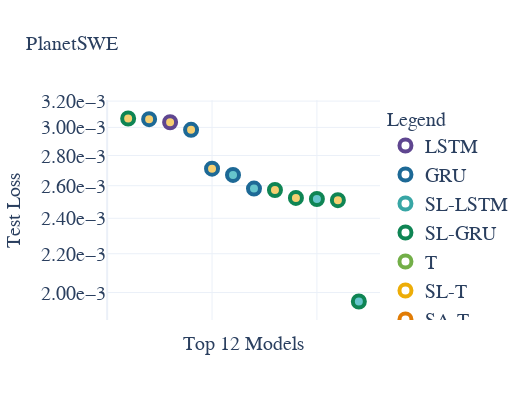
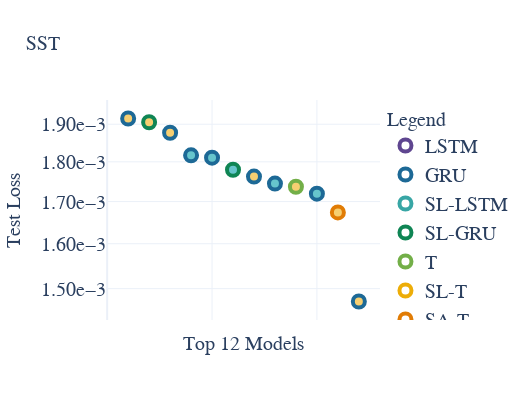
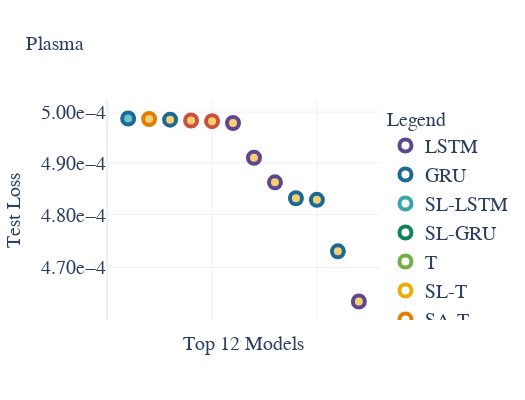

Notebook code for these charts, in order:
### Code cell
f = Figlet(font='ogre')
for dataset in ['planetswe', 'sst', 'plasma']:
    best_result = helpers.get_top_N_models_by_loss(dataset, pickle_dir, N=1)
    print(best_result)
    plots.plot_model_results_scatter(results, dataset, 12, save=True, fname=f"{dataset}_scatter",
                                     title_fontsize=20, axes_fontsize=20, legend_fontsize=20)

### Figure 1 — Plotly figure (JSON) as saved in the notebook; plotly's stock layout.template omitted (floating-point values rounded to 4 significant figures)
{"data": [{"marker": {"color": "white", "line": {"color": "#5F4690", "width": 4}, "size": 12}, "mode": "markers", "name": "LSTM", "showlegend": true, "type": "scatter", "x": [null], "y": [null]}, {"marker": {"color": "white", "line": {"color": "#1D6996", "width": 4}, "size": 12}, "mode": "markers", "name": "GRU", "showlegend": true, "type": "scatter", "x": [null], "y": [null]}, {"marker": {"color": "white", "line": {"color": "#38A6A5", "width": 4}, "size": 12}, "mode": "markers", "name": "SL-LSTM", "showlegend": true, "type": "scatter", "x": [null], "y": [null]}, {"marker": {"color": "white", "line": {"color": "#0F8554", "width": 4}, "size": 12}, "mode": "markers", "name": "SL-GRU", "showlegend": true, "type": "scatter", "x": [null], "y": [null]}, {"marker": {"color": "white", "line": {"color": "#73AF48", "width": 4}, "size": 12}, "mode": "markers", "name": "T", "showlegend": true, "type": "scatter", "x": [null], "y": [null]}, {"marker": {"color": "white", "line": {"color": "#EDAD08", "width": 4}, "size": 12}, "mode": "markers", "name": "SL-T", "showlegend": true, "type": "scatter", "x": [null], "y": [null]}, {"marker": {"color": "white", "line": {"color": "#E17C05", "width": 4}, "size": 12}, "mode": "markers", "name": "SA-T", "showlegend": true, "type": "scatter", "x": [null], "y": [null]}, {"marker": {"color": "white", "line": {"color": "#CC503E", "width": 4}, "size": 12}, "mode": "markers", "name": "SASL-T", "showlegend": true, "type": "scatter", "x": [null], "y": [null]}, {"marker": {"color": "#66C5CC", "line": {"color": "white", "width": 4}, "size": 12}, "mode": "markers", "name": "MLP", "showlegend": true, "type": "scatter", "x": [null], "y": [null]}, {"marker": {"color": "#F6CF71", "line": {"color": "white", "width": 4}, "size": 12}, "mode": "markers", "name": "CNN", "showlegend": true, "type": "scatter", "x": [null], "y": [null]}, {"hovertemplate": "Encoder: sindy_loss_gru (x4)<br>Decoder: unet (x1)<br>LR: 1.00e-03<br>Test Loss: 3.07e-03<br><extra></extra>", "marker": {"color": "#F6CF71", "line": {"color": "#0F8554", "width": 4}, "size": 12}, "mode": "markers", "name": "sindy_loss_gru-unet", "showlegend": false, "type": "scatter", "x": [1], "y": [0.003066]}, {"hovertemplate": "Encoder: gru (x1)<br>Decoder: unet (x1)<br>LR: 1.00e-02<br>Test Loss: 3.06e-03<br><extra></extra>", "marker": {"color": "#F6CF71", "line": {"color": "#1D6996", "width": 4}, "size": 12}, "mode": "markers", "name": "gru-unet", "showlegend": false, "type": "scatter", "x": [2], "y": [0.003061]}, {"hovertemplate": "Encoder: lstm (x1)<br>Decoder: unet (x1)<br>LR: 1.00e-03<br>Test Loss: 3.04e-03<br><extra></extra>", "marker": {"color": "#F6CF71", "line": {"color": "#5F4690", "width": 4}, "size": 12}, "mode": "markers", "name": "lstm-unet", "showlegend": false, "type": "scatter", "x": [3], "y": [0.003038]}, {"hovertemplate": "Encoder: gru (x3)<br>Decoder: unet (x1)<br>LR: 1.00e-03<br>Test Loss: 2.98e-03<br><extra></extra>", "marker": {"color": "#F6CF71", "line": {"color": "#1D6996", "width": 4}, "size": 12}, "mode": "markers", "name": "gru-unet", "showlegend": false, "type": "scatter", "x": [4], "y": [0.002982]}, {"hovertemplate": "Encoder: gru (x1)<br>Decoder: unet (x1)<br>LR: 1.00e-03<br>Test Loss: 2.71e-03<br><extra></extra>", "marker": {"color": "#F6CF71", "line": {"color": "#1D6996", "width": 4}, "size": 12}, "mode": "markers", "name": "gru-unet", "showlegend": false, "type": "scatter", "x": [5], "y": [0.002711]}, {"hovertemplate": "Encoder: gru (x2)<br>Decoder: mlp (x1)<br>LR: 1.00e-03<br>Test Loss: 2.67e-03<br><extra></extra>", "marker": {"color": "#66C5CC", "line": {"color": "#1D6996", "width": 4}, "size": 12}, "mode": "markers", "name": "gru-mlp", "showlegend": false, "type": "scatter", "x": [6], "y": [0.00267]}, {"hovertemplate": "Encoder: gru (x1)<br>Decoder: mlp (x1)<br>LR: 1.00e-03<br>Test Loss: 2.58e-03<br><extra></extra>", "marker": {"color": "#66C5CC", "line": {"color": "#1D6996", "width": 4}, "size": 12}, "mode": "markers", "name": "gru-mlp", "showlegend": false, "type": "scatter", "x": [7], "y": [0.002581]}, {"hovertemplate": "Encoder: sindy_loss_gru (x2)<br>Decoder: unet (x1)<br>LR: 1.00e-03<br>Test Loss: 2.57e-03<br><extra></extra>", "marker": {"color": "#F6CF71", "line": {"color": "#0F8554", "width": 4}, "size": 12}, "mode": "markers", "name": "sindy_loss_gru-unet", "showlegend": false, "type": "scatter", "x": [8], "y": [0.002573]}, {"hovertemplate": "Encoder: sindy_loss_gru (x3)<br>Decoder: unet (x1)<br>LR: 1.00e-03<br>Test Loss: 2.52e-03<br><extra></extra>", "marker": {"color": "#F6CF71", "line": {"color": "#0F8554", "width": 4}, "size": 12}, "mode": "markers", "name": "sindy_loss_gru-unet", "showlegend": false, "type": "scatter", "x": [9], "y": [0.002523]}, {"hovertemplate": "Encoder: sindy_loss_gru (x2)<br>Decoder: mlp (x1)<br>LR: 1.00e-03<br>Test Loss: 2.52e-03<br><extra></extra>", "marker": {"color": "#66C5CC", "line": {"color": "#0F8554", "width": 4}, "size": 12}, "mode": "markers", "name": "sindy_loss_gru-mlp", "showlegend": false, "type": "scatter", "x": [10], "y": [0.002517]}, {"hovertemplate": "Encoder: sindy_loss_gru (x1)<br>Decoder: unet (x1)<br>LR: 1.00e-03<br>Test Loss: 2.51e-03<br><extra></extra>", "marker": {"color": "#F6CF71", "line": {"color": "#0F8554", "width": 4}, "size": 12}, "mode": "markers", "name": "sindy_loss_gru-unet", "showlegend": false, "type": "scatter", "x": [11], "y": [0.002509]}, {"hovertemplate": "Encoder: sindy_loss_gru (x1)<br>Decoder: mlp (x1)<br>LR: 1.00e-03<br>Test Loss: 1.96e-03<br><extra></extra>", "marker": {"color": "#66C5CC", "line": {"color": "#0F8554", "width": 4}, "size": 12}, "mode": "markers", "name": "sindy_loss_gru-mlp", "showlegend": false, "type": "scatter", "x": [12], "y": [0.001957]}], "layout": {"font": {"family": "Times New Roman"}, "height": 400, "hovermode": "closest", "legend": {"font": {"family": "Times New Roman", "size": 20}, "title": {"font": {"family": "Times New Roman", "size": 20}, "text": "Legend"}}, "showlegend": true, "title": {"font": {"family": "Times New Roman", "size": 20}, "text": "PlanetSWE"}, "width": 525, "xaxis": {"showticklabels": false, "tickfont": {"family": "Times New Roman", "size": 20}, "title": {"font": {"family": "Times New Roman", "size": 20}, "text": "Top 12 Models"}}, "yaxis": {"exponentformat": "E", "nticks": 5, "tickfont": {"family": "Times New Roman", "size": 20}, "tickformat": "1.2e", "title": {"font": {"family": "Times New Roman", "size": 20}, "text": "Test Loss"}, "type": "log"}}}

### Figure 2 — Plotly figure (JSON) as saved in the notebook; plotly's stock layout.template omitted (floating-point values rounded to 4 significant figures)
{"data": [{"marker": {"color": "white", "line": {"color": "#5F4690", "width": 4}, "size": 12}, "mode": "markers", "name": "LSTM", "showlegend": true, "type": "scatter", "x": [null], "y": [null]}, {"marker": {"color": "white", "line": {"color": "#1D6996", "width": 4}, "size": 12}, "mode": "markers", "name": "GRU", "showlegend": true, "type": "scatter", "x": [null], "y": [null]}, {"marker": {"color": "white", "line": {"color": "#38A6A5", "width": 4}, "size": 12}, "mode": "markers", "name": "SL-LSTM", "showlegend": true, "type": "scatter", "x": [null], "y": [null]}, {"marker": {"color": "white", "line": {"color": "#0F8554", "width": 4}, "size": 12}, "mode": "markers", "name": "SL-GRU", "showlegend": true, "type": "scatter", "x": [null], "y": [null]}, {"marker": {"color": "white", "line": {"color": "#73AF48", "width": 4}, "size": 12}, "mode": "markers", "name": "T", "showlegend": true, "type": "scatter", "x": [null], "y": [null]}, {"marker": {"color": "white", "line": {"color": "#EDAD08", "width": 4}, "size": 12}, "mode": "markers", "name": "SL-T", "showlegend": true, "type": "scatter", "x": [null], "y": [null]}, {"marker": {"color": "white", "line": {"color": "#E17C05", "width": 4}, "size": 12}, "mode": "markers", "name": "SA-T", "showlegend": true, "type": "scatter", "x": [null], "y": [null]}, {"marker": {"color": "white", "line": {"color": "#CC503E", "width": 4}, "size": 12}, "mode": "markers", "name": "SASL-T", "showlegend": true, "type": "scatter", "x": [null], "y": [null]}, {"marker": {"color": "#66C5CC", "line": {"color": "white", "width": 4}, "size": 12}, "mode": "markers", "name": "MLP", "showlegend": true, "type": "scatter", "x": [null], "y": [null]}, {"marker": {"color": "#F6CF71", "line": {"color": "white", "width": 4}, "size": 12}, "mode": "markers", "name": "CNN", "showlegend": true, "type": "scatter", "x": [null], "y": [null]}, {"hovertemplate": "Encoder: gru (x4)<br>Decoder: unet (x1)<br>LR: 1.00e-03<br>Test Loss: 1.92e-03<br><extra></extra>", "marker": {"color": "#F6CF71", "line": {"color": "#1D6996", "width": 4}, "size": 12}, "mode": "markers", "name": "gru-unet", "showlegend": false, "type": "scatter", "x": [1], "y": [0.001916]}, {"hovertemplate": "Encoder: sindy_loss_gru (x3)<br>Decoder: unet (x1)<br>LR: 1.00e-03<br>Test Loss: 1.91e-03<br><extra></extra>", "marker": {"color": "#F6CF71", "line": {"color": "#0F8554", "width": 4}, "size": 12}, "mode": "markers", "name": "sindy_loss_gru-unet", "showlegend": false, "type": "scatter", "x": [2], "y": [0.001905]}, {"hovertemplate": "Encoder: gru (x3)<br>Decoder: unet (x1)<br>LR: 1.00e-03<br>Test Loss: 1.88e-03<br><extra></extra>", "marker": {"color": "#F6CF71", "line": {"color": "#1D6996", "width": 4}, "size": 12}, "mode": "markers", "name": "gru-unet", "showlegend": false, "type": "scatter", "x": [3], "y": [0.001877]}, {"hovertemplate": "Encoder: gru (x4)<br>Decoder: mlp (x1)<br>LR: 1.00e-03<br>Test Loss: 1.82e-03<br><extra></extra>", "marker": {"color": "#66C5CC", "line": {"color": "#1D6996", "width": 4}, "size": 12}, "mode": "markers", "name": "gru-mlp", "showlegend": false, "type": "scatter", "x": [4], "y": [0.001817]}, {"hovertemplate": "Encoder: gru (x3)<br>Decoder: mlp (x1)<br>LR: 1.00e-03<br>Test Loss: 1.81e-03<br><extra></extra>", "marker": {"color": "#66C5CC", "line": {"color": "#1D6996", "width": 4}, "size": 12}, "mode": "markers", "name": "gru-mlp", "showlegend": false, "type": "scatter", "x": [5], "y": [0.001811]}, {"hovertemplate": "Encoder: sindy_loss_gru (x3)<br>Decoder: mlp (x1)<br>LR: 1.00e-03<br>Test Loss: 1.78e-03<br><extra></extra>", "marker": {"color": "#66C5CC", "line": {"color": "#0F8554", "width": 4}, "size": 12}, "mode": "markers", "name": "sindy_loss_gru-mlp", "showlegend": false, "type": "scatter", "x": [6], "y": [0.00178]}, {"hovertemplate": "Encoder: gru (x2)<br>Decoder: unet (x1)<br>LR: 1.00e-03<br>Test Loss: 1.76e-03<br><extra></extra>", "marker": {"color": "#F6CF71", "line": {"color": "#1D6996", "width": 4}, "size": 12}, "mode": "markers", "name": "gru-unet", "showlegend": false, "type": "scatter", "x": [7], "y": [0.001762]}, {"hovertemplate": "Encoder: gru (x1)<br>Decoder: mlp (x1)<br>LR: 1.00e-02<br>Test Loss: 1.74e-03<br><extra></extra>", "marker": {"color": "#66C5CC", "line": {"color": "#1D6996", "width": 4}, "size": 12}, "mode": "markers", "name": "gru-mlp", "showlegend": false, "type": "scatter", "x": [8], "y": [0.001745]}, {"hovertemplate": "Encoder: vanilla_transformer (x1)<br>Decoder: unet (x1)<br>LR: 1.00e-02<br>Test Loss: 1.74e-03<br><extra></extra>", "marker": {"color": "#F6CF71", "line": {"color": "#73AF48", "width": 4}, "size": 12}, "mode": "markers", "name": "vanilla_transformer-unet", "showlegend": false, "type": "scatter", "x": [9], "y": [0.001737]}, {"hovertemplate": "Encoder: gru (x2)<br>Decoder: mlp (x1)<br>LR: 1.00e-03<br>Test Loss: 1.72e-03<br><extra></extra>", "marker": {"color": "#66C5CC", "line": {"color": "#1D6996", "width": 4}, "size": 12}, "mode": "markers", "name": "gru-mlp", "showlegend": false, "type": "scatter", "x": [10], "y": [0.001719]}, {"hovertemplate": "Encoder: sindy_attention_transformer (x1)<br>Decoder: unet (x1)<br>LR: 1.00e-02<br>Test Loss: 1.67e-03<br><extra></extra>", "marker": {"color": "#F6CF71", "line": {"color": "#E17C05", "width": 4}, "size": 12}, "mode": "markers", "name": "sindy_attention_transformer-unet", "showlegend": false, "type": "scatter", "x": [11], "y": [0.001674]}, {"hovertemplate": "Encoder: gru (x1)<br>Decoder: unet (x1)<br>LR: 1.00e-02<br>Test Loss: 1.47e-03<br><extra></extra>", "marker": {"color": "#F6CF71", "line": {"color": "#1D6996", "width": 4}, "size": 12}, "mode": "markers", "name": "gru-unet", "showlegend": false, "type": "scatter", "x": [12], "y": [0.001472]}], "layout": {"font": {"family": "Times New Roman"}, "height": 400, "hovermode": "closest", "legend": {"font": {"family": "Times New Roman", "size": 20}, "title": {"font": {"family": "Times New Roman", "size": 20}, "text": "Legend"}}, "showlegend": true, "title": {"font": {"family": "Times New Roman", "size": 20}, "text": "SST"}, "width": 525, "xaxis": {"showticklabels": false, "tickfont": {"family": "Times New Roman", "size": 20}, "title": {"font": {"family": "Times New Roman", "size": 20}, "text": "Top 12 Models"}}, "yaxis": {"exponentformat": "E", "nticks": 5, "tickfont": {"family": "Times New Roman", "size": 20}, "tickformat": "1.2e", "title": {"font": {"family": "Times New Roman", "size": 20}, "text": "Test Loss"}, "type": "log"}}}

### Figure 3 — Plotly figure (JSON) as saved in the notebook; plotly's stock layout.template omitted (floating-point values rounded to 4 significant figures)
{"data": [{"marker": {"color": "white", "line": {"color": "#5F4690", "width": 4}, "size": 12}, "mode": "markers", "name": "LSTM", "showlegend": true, "type": "scatter", "x": [null], "y": [null]}, {"marker": {"color": "white", "line": {"color": "#1D6996", "width": 4}, "size": 12}, "mode": "markers", "name": "GRU", "showlegend": true, "type": "scatter", "x": [null], "y": [null]}, {"marker": {"color": "white", "line": {"color": "#38A6A5", "width": 4}, "size": 12}, "mode": "markers", "name": "SL-LSTM", "showlegend": true, "type": "scatter", "x": [null], "y": [null]}, {"marker": {"color": "white", "line": {"color": "#0F8554", "width": 4}, "size": 12}, "mode": "markers", "name": "SL-GRU", "showlegend": true, "type": "scatter", "x": [null], "y": [null]}, {"marker": {"color": "white", "line": {"color": "#73AF48", "width": 4}, "size": 12}, "mode": "markers", "name": "T", "showlegend": true, "type": "scatter", "x": [null], "y": [null]}, {"marker": {"color": "white", "line": {"color": "#EDAD08", "width": 4}, "size": 12}, "mode": "markers", "name": "SL-T", "showlegend": true, "type": "scatter", "x": [null], "y": [null]}, {"marker": {"color": "white", "line": {"color": "#E17C05", "width": 4}, "size": 12}, "mode": "markers", "name": "SA-T", "showlegend": true, "type": "scatter", "x": [null], "y": [null]}, {"marker": {"color": "white", "line": {"color": "#CC503E", "width": 4}, "size": 12}, "mode": "markers", "name": "SASL-T", "showlegend": true, "type": "scatter", "x": [null], "y": [null]}, {"marker": {"color": "#66C5CC", "line": {"color": "white", "width": 4}, "size": 12}, "mode": "markers", "name": "MLP", "showlegend": true, "type": "scatter", "x": [null], "y": [null]}, {"marker": {"color": "#F6CF71", "line": {"color": "white", "width": 4}, "size": 12}, "mode": "markers", "name": "CNN", "showlegend": true, "type": "scatter", "x": [null], "y": [null]}, {"hovertemplate": "Encoder: gru (x1)<br>Decoder: mlp (x1)<br>LR: 1.00e-02<br>Test Loss: 4.99e-04<br><extra></extra>", "marker": {"color": "#66C5CC", "line": {"color": "#1D6996", "width": 4}, "size": 12}, "mode": "markers", "name": "gru-mlp", "showlegend": false, "type": "scatter", "x": [1], "y": [0.0004987]}, {"hovertemplate": "Encoder: sindy_attention_transformer (x2)<br>Decoder: unet (x1)<br>LR: 1.00e-03<br>Test Loss: 4.99e-04<br><extra></extra>", "marker": {"color": "#F6CF71", "line": {"color": "#E17C05", "width": 4}, "size": 12}, "mode": "markers", "name": "sindy_attention_transformer-unet", "showlegend": false, "type": "scatter", "x": [2], "y": [0.0004986]}, {"hovertemplate": "Encoder: gru (x4)<br>Decoder: unet (x1)<br>LR: 1.00e-03<br>Test Loss: 4.98e-04<br><extra></extra>", "marker": {"color": "#F6CF71", "line": {"color": "#1D6996", "width": 4}, "size": 12}, "mode": "markers", "name": "gru-unet", "showlegend": false, "type": "scatter", "x": [3], "y": [0.0004985]}, {"hovertemplate": "Encoder: sindy_attention_sindy_loss_transformer (x3)<br>Decoder: unet (x1)<br>LR: 1.00e-03<br>Test Loss: 4.98e-04<br><extra></extra>", "marker": {"color": "#F6CF71", "line": {"color": "#CC503E", "width": 4}, "size": 12}, "mode": "markers", "name": "sindy_attention_sindy_loss_transformer-unet", "showlegend": false, "type": "scatter", "x": [4], "y": [0.0004983]}, {"hovertemplate": "Encoder: sindy_attention_sindy_loss_transformer (x2)<br>Decoder: unet (x1)<br>LR: 1.00e-03<br>Test Loss: 4.98e-04<br><extra></extra>", "marker": {"color": "#F6CF71", "line": {"color": "#CC503E", "width": 4}, "size": 12}, "mode": "markers", "name": "sindy_attention_sindy_loss_transformer-unet", "showlegend": false, "type": "scatter", "x": [5], "y": [0.0004982]}, {"hovertemplate": "Encoder: lstm (x2)<br>Decoder: unet (x1)<br>LR: 1.00e-03<br>Test Loss: 4.98e-04<br><extra></extra>", "marker": {"color": "#F6CF71", "line": {"color": "#5F4690", "width": 4}, "size": 12}, "mode": "markers", "name": "lstm-unet", "showlegend": false, "type": "scatter", "x": [6], "y": [0.0004978]}, {"hovertemplate": "Encoder: lstm (x4)<br>Decoder: unet (x1)<br>LR: 1.00e-02<br>Test Loss: 4.91e-04<br><extra></extra>", "marker": {"color": "#F6CF71", "line": {"color": "#5F4690", "width": 4}, "size": 12}, "mode": "markers", "name": "lstm-unet", "showlegend": false, "type": "scatter", "x": [7], "y": [0.000491]}, {"hovertemplate": "Encoder: lstm (x2)<br>Decoder: unet (x1)<br>LR: 1.00e-02<br>Test Loss: 4.86e-04<br><extra></extra>", "marker": {"color": "#F6CF71", "line": {"color": "#5F4690", "width": 4}, "size": 12}, "mode": "markers", "name": "lstm-unet", "showlegend": false, "type": "scatter", "x": [8], "y": [0.0004862]}, {"hovertemplate": "Encoder: gru (x2)<br>Decoder: unet (x1)<br>LR: 1.00e-02<br>Test Loss: 4.83e-04<br><extra></extra>", "marker": {"color": "#F6CF71", "line": {"color": "#1D6996", "width": 4}, "size": 12}, "mode": "markers", "name": "gru-unet", "showlegend": false, "type": "scatter", "x": [9], "y": [0.0004831]}, {"hovertemplate": "Encoder: gru (x3)<br>Decoder: unet (x1)<br>LR: 1.00e-02<br>Test Loss: 4.83e-04<br><extra></extra>", "marker": {"color": "#F6CF71", "line": {"color": "#1D6996", "width": 4}, "size": 12}, "mode": "markers", "name": "gru-unet", "showlegend": false, "type": "scatter", "x": [10], "y": [0.0004828]}, {"hovertemplate": "Encoder: gru (x4)<br>Decoder: unet (x1)<br>LR: 1.00e-02<br>Test Loss: 4.73e-04<br><extra></extra>", "marker": {"color": "#F6CF71", "line": {"color": "#1D6996", "width": 4}, "size": 12}, "mode": "markers", "name": "gru-unet", "showlegend": false, "type": "scatter", "x": [11], "y": [0.000473]}, {"hovertemplate": "Encoder: lstm (x3)<br>Decoder: unet (x1)<br>LR: 1.00e-02<br>Test Loss: 4.64e-04<br><extra></extra>", "marker": {"color": "#F6CF71", "line": {"color": "#5F4690", "width": 4}, "size": 12}, "mode": "markers", "name": "lstm-unet", "showlegend": false, "type": "scatter", "x": [12], "y": [0.0004637]}], "layout": {"font": {"family": "Times New Roman"}, "height": 400, "hovermode": "closest", "legend": {"font": {"family": "Times New Roman", "size": 20}, "title": {"font": {"family": "Times New Roman", "size": 20}, "text": "Legend"}}, "showlegend": true, "title": {"font": {"family": "Times New Roman", "size": 20}, "text": "Plasma"}, "width": 525, "xaxis": {"showticklabels": false, "tickfont": {"family": "Times New Roman", "size": 20}, "title": {"font": {"family": "Times New Roman", "size": 20}, "text": "Top 12 Models"}}, "yaxis": {"exponentformat": "E", "nticks": 5, "tickfont": {"family": "Times New Roman", "size": 20}, "tickformat": "1.2e", "title": {"font": {"family": "Times New Roman", "size": 20}, "text": "Test Loss"}, "type": "log"}}}
